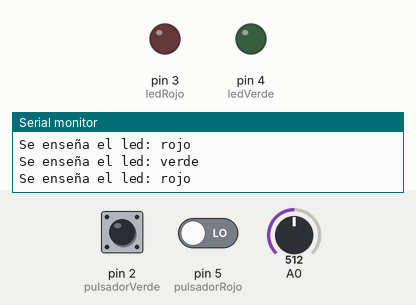
Bench run of a sketch on a simulated Arduino Uno, built with avr-gcc and run on an emulated ATmega328P. Parts: output pins drawn as LEDs (lit = HIGH), the last lines printed to the serial monitor. Dashed ring = blinking. The inputs (shaded band) are chosen by the test bench; at power-on: pin 2 (pulsadorVerde) LOW, pin 5 (pulsadorRojo) LOW, A0 = 512. Random numbers use the default seed unless the sketch sets one.

Above: at 7.8 s.
7.9 s: pin 2 (pulsadorVerde) pulled HIGH for 0.85 s
At 8.8 s:
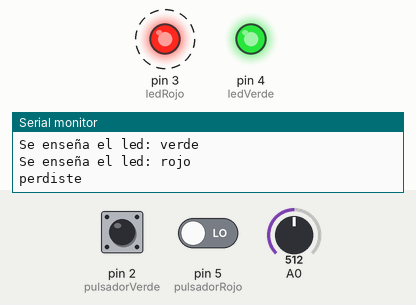
At 10.3 s:
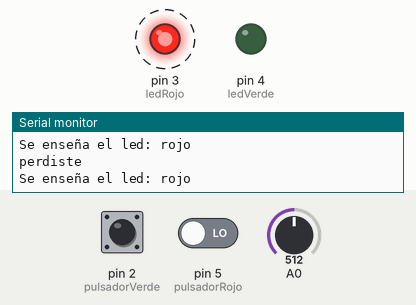
11.3 s: pin 2 (pulsadorVerde) driven HIGH and pin 5 (pulsadorRojo) driven HIGH
At 12.0 s:
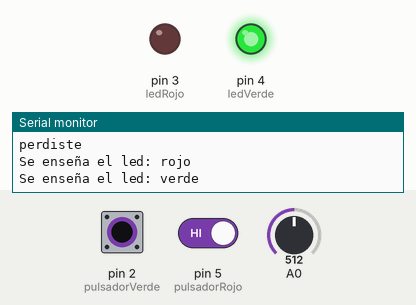
14.7 s: pin 5 (pulsadorRojo) driven LOW
17.0 s: A0 set to 716
18.5 s: pin 2 (pulsadorVerde) driven LOW and pin 5 (pulsadorRojo) driven HIGH
Timing chart, 0 to 22.9 s (numbered marks = the images above; inputs shaded):
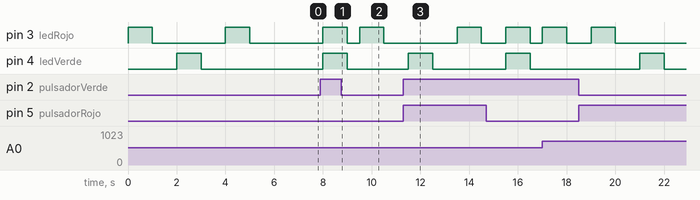

Measured:
- after the input at 7.9 s, pin 3 (ledRojo): alternates HIGH for 1.0 s and LOW for 0.50 s, starting after 0.10 s; pin 4 (ledVerde): LOW → HIGH after 0.10 s, → LOW 1.0 s later

The sketch:

Juego_de_Simon.ino
```cpp
int pulsadorVerde = 2;
int ledRojo = 3;
int ledVerde = 4;
int pulsadorRojo = 5;

int secuencia[8];

int nAciertos = 2;
boolean acierto = false;

void setup() {
  Serial.begin(9600);

  pinMode(pulsadorVerde,INPUT);
  pinMode(ledRojo,OUTPUT);
  pinMode(ledVerde,OUTPUT);
  pinMode(pulsadorRojo,INPUT);

  randomSeed(analogRead(0));

  for(int i=0;i<3;i++){
    secuencia[i] = random(0,2);
  }
}
void(* resetFunc) (void) = 0;
void loop() {
  // put your main code here, to run repeatedly:
  comprobarVictoria();

  printSecuencia();

  comprobarSecuencia();

  addNumber();
}

void addNumber(){
  //0 rojo, 1 verde;
  nAciertos++;

  int r = random(0,2);

  secuencia[nAciertos] = r;

}

void printSecuencia(){
   for(int i = 0;i<=nAciertos;i++){
    if(secuencia[i] == 0){
      digitalWrite(ledRojo,HIGH);
      digitalWrite(ledVerde,LOW);
      Serial.println("Se enseña el led: rojo");
    }else{
      digitalWrite(ledRojo,LOW);
      digitalWrite(ledVerde,HIGH);
      Serial.println("Se enseña el led: verde");
    }

    delay(1000);
    digitalWrite(ledRojo,LOW);
    digitalWrite(ledVerde,LOW);
    delay(1000);
  }
}

void comprobarSecuencia(){
  int input = 0;
  while(input <= nAciertos ){
      if(digitalRead(pulsadorRojo)== HIGH){
        comprobarEntrada(0,input);
        digitalWrite(ledRojo,HIGH);
        digitalWrite(ledVerde,LOW);
        delay(200);
        digitalWrite(ledRojo,LOW);
        input++;
        Serial.println(" rojo "+digitalRead(pulsadorRojo));
      }else if(digitalRead(pulsadorVerde)==HIGH){
        comprobarEntrada(1,input);
        digitalWrite(ledRojo,LOW);
        digitalWrite(ledVerde,HIGH);
        delay(200);
        digitalWrite(ledVerde,LOW);
        input++;
        Serial.println(" verde "+digitalRead(pulsadorVerde));
      }
      delay(500);
  }
}

void comprobarEntrada(int color,int i){
 if(!(secuencia[i] == color)){
  Serial.println("perdiste");
  reiniciar();
 }
}

void comprobarVictoria(){
  if(nAciertos == 8){
      Serial.print("ganaste");
      reiniciar();
  }

}

void reiniciar(){
  digitalWrite(ledRojo,HIGH);
  digitalWrite(ledVerde,HIGH);
  nAciertos = 2;
  delay(1000);
  digitalWrite(ledRojo,LOW);
  digitalWrite(ledVerde,LOW);
  delay(500);
  resetFunc();

}
```
